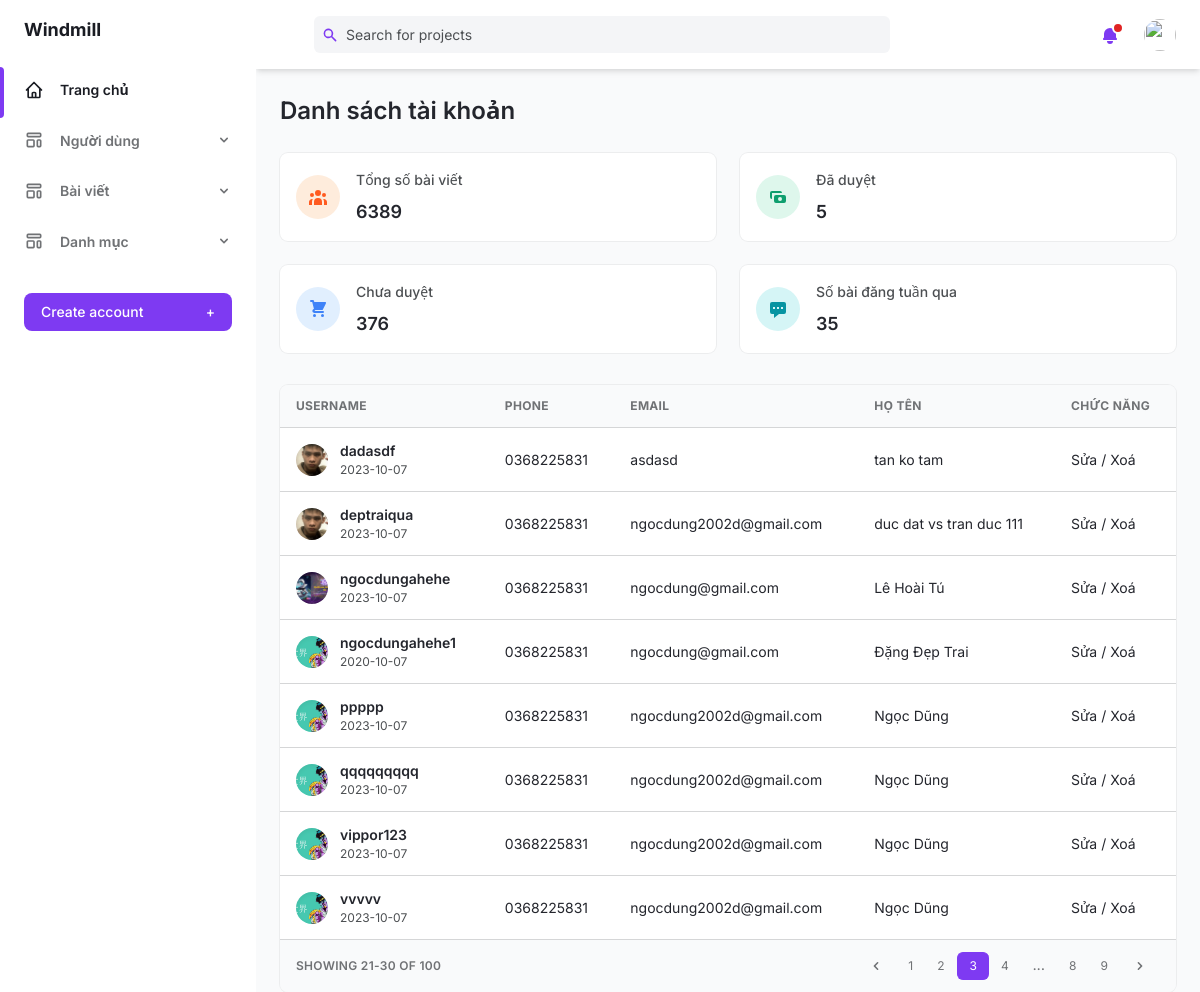
/DoAnTTCN/admin/user_manager/list.php, run on the app's committed database.
### tables this page shows
CREATE TABLE IF NOT EXISTS `tbl_user` (
  `username` varchar(50) NOT NULL DEFAULT '',
  `password` varchar(500) DEFAULT NULL,
  `fullname` varchar(500) DEFAULT NULL,
  `phone` char(10) DEFAULT NULL,
  `email` char(100) DEFAULT NULL,
  `isadmin` bit(1) DEFAULT NULL,
  `avatar` varchar(500) DEFAULT NULL,
  `createddate` date DEFAULT NULL,
  `coverimg` varchar(500) DEFAULT NULL,
  `description` text,
  `sex` int DEFAULT NULL,
  `cccd` varchar(50) DEFAULT NULL,
  `address` varchar(500) DEFAULT NULL,
  PRIMARY KEY (`username`)
);

### DoAnTTCN/admin/user_manager/list.php (the view, shortened to what this page needs)
<?php
include '../config/config.php';
include '../layout/side-bars.php';
$list_user = $conn->query("select * from tbl_user where isadmin = 0");
?>
<div class="flex flex-col flex-1 w-full">
    <?php include '../layout/header.php' ?>
    <main class="h-full overflow-y-auto">
        <div class="container px-6 mx-auto grid">
            <h2 class="my-6 text-2xl font-semibold text-gray-700 dark:text-gray-200">
                Danh sách tài khoản
            </h2>
            <div class="grid gap-6 mb-8 md:grid-cols-2 xl:grid-cols-4">
                <div class="flex items-center p-4 bg-white rounded-lg shadow-xs dark:bg-gray-800">
                    <div
                        class="p-3 mr-4 text-orange-500 bg-orange-100 rounded-full dark:text-orange-100 dark:bg-orange-500">
                    </div>
                    <div>
                        <p class="mb-2 text-sm font-medium text-gray-600 dark:text-gray-400">
                            Tổng số bài viết
                        </p>
                        <p class="text-lg font-semibold text-gray-700 dark:text-gray-200">
                            6389
                        </p>
                    </div>
                </div>
                <div class="flex items-center p-4 bg-white rounded-lg shadow-xs dark:bg-gray-800">
                    <div
                        class="p-3 mr-4 text-green-500 bg-green-100 rounded-full dark:text-green-100 dark:bg-green-500">
                        <svg class="w-5 h-5" fill="currentColor" viewBox="0 0 20 20">
                            <path fill-rule="evenodd"
                                d="M4 4a2 2 0 00-2 2v4a2 2 0 002 2V6h10a2 2 0 00-2-2H4zm2 6a2 2 0 012-2h8a2 2 0 012 2v4a2 2 0 01-2 2H8a2 2 0 01-2-2v-4zm6 4a2 2 0 100-4 2 2 0 000 4z"
                                clip-rule="evenodd"></path>
                        </svg>
                    </div>
                    <div>
                        <p class="mb-2 text-sm font-medium text-gray-600 dark:text-gray-400">
                            Đã duyệt
                        </p>
                        <p class="text-lg font-semibold text-gray-700 dark:text-gray-200">
                            5
                        </p>
                    </div>
                </div>
                <div class="flex items-center p-4 bg-white rounded-lg shadow-xs dark:bg-gray-800">
                    <div class="p-3 mr-4 text-blue-500 bg-blue-100 rounded-full dark:text-blue-100 dark:bg-blue-500">
                    </div>
                    <div>
                        <p class="mb-2 text-sm font-medium text-gray-600 dark:text-gray-400">
                            Chưa duyệt
                        </p>
                        <p class="text-lg font-semibold text-gray-700 dark:text-gray-200">
                            376
                        </p>
                    </div>
                </div>
                <div class="flex items-center p-4 bg-white rounded-lg shadow-xs dark:bg-gray-800">
                    <div class="p-3 mr-4 text-teal-500 bg-teal-100 rounded-full dark:text-teal-100 dark:bg-teal-500">
                        <svg class="w-5 h-5" fill="currentColor" viewBox="0 0 20 20">
                            <path fill-rule="evenodd"
                                d="M18 5v8a2 2 0 01-2 2h-5l-5 4v-4H4a2 2 0 01-2-2V5a2 2 0 012-2h12a2 2 0 012 2zM7 8H5v2h2V8zm2 0h2v2H9V8zm6 0h-2v2h2V8z"
                                clip-rule="evenodd"></path>
                        </svg>
                    </div>
                    <div>
                        <p class="mb-2 text-sm font-medium text-gray-600 dark:text-gray-400">
                            Số bài đăng tuần qua
                        </p>
                        <p class="text-lg font-semibold text-gray-700 dark:text-gray-200">
                            35
                        </p>
                    </div>
                </div>
            </div>
            <div class="w-full overflow-hidden rounded-lg shadow-xs">
                <div class="w-full overflow-x-auto">
                    <table class="w-full whitespace-no-wrap">
                        <thead>
                            <tr
                                class="text-xs font-semibold tracking-wide text-left text-gray-500 uppercase border-b dark:border-gray-700 bg-gray-50 dark:text-gray-400 dark:bg-gray-800">
                                <th class="px-4 py-3">Username</th>
                                <th class="px-4 py-3">Phone</th>
                                <th class="px-4 py-3">Email</th>
                                <th class="px-4 py-3">Họ tên</th>
                                <th class="px-4 py-3">Chức năng</th>
                            </tr>
                        </thead>
                        <tbody class="bg-white divide-y dark:divide-gray-700 dark:bg-gray-800">
                            <?php
                            if ($list_user->num_rows == 0) {
                                echo "'<h3 style = \"color:white \">Không có bài viết nào cả</h3>'";
                            } else {
                                while ($row = $list_user->fetch_assoc()) {
                                    ?>
                                    <tr class="text-gray-700 dark:text-gray-400">
                                        <td class="px-4 py-3">
                                            <div class="flex items-center text-sm">
                                                <div class="relative hidden w-8 h-8 mr-3 rounded-full md:block">
                                                    <img class="object-cover w-full h-full rounded-full"
                                                        src="<?php echo $row['avatar'] ?>" alt="" loading="lazy" />
                                                    <div class="absolute inset-0 rounded-full shadow-inner" aria-hidden="true">
                                                    </div>
                                                </div>
                                                <div>
                                                    <p class="font-semibold">
                                                        <?php echo $row['username'] ?>
                                                    </p>
                                                    <p class="text-xs text-gray-600 dark:text-gray-400">
                                                        <?php echo $row['createddate'] ?>
                                                    </p>
                                                </div>
                                            </div>
                                        </td>
                                        <td class="px-4 py-3 text-sm">
                                            <?php echo $row['phone'] ?>
                                        </td>
                                        <td class="px-4 py-3 text-sm">
                                            <?php echo $row['email'] ?>
                                        </td>
                                        <td class="px-4 py-3 text-sm">
                                            <?php echo $row['fullname'] ?>
                                        </td>
                                        <td class="px-4 py-3 text-sm">
                                            <a
                                                href="/DoAnTTCN/admin/user_manager/edit.php?username=<?php echo $row['username'] ?>">Sửa</a>
                                            /
                                            <a
                                                href="/DoAnTTCN/admin/user_manager/delete.php?username=<?php echo $row['username'] ?>">Xoá</a>
                                        </td>
                                    </tr>
                                    <?php
                                }
                            }
                            ?>
                        </tbody>
                    </table>
                </div>
                <div
                    class="grid px-4 py-3 text-xs font-semibold tracking-wide text-gray-500 uppercase border-t dark:border-gray-700 bg-gray-50 sm:grid-cols-9 dark:text-gray-400 dark:bg-gray-800">
                    <span class="flex items-center col-span-3">
                        Showing 21-30 of 100
                    </span>
                    <span class="col-span-2"></span>
                    <span class="flex col-span-4 mt-2 sm:mt-auto sm:justify-end">
                        <nav aria-label="Table navigation">
                            <ul class="inline-flex items-center">
                                <li>
                                    <button
                                        class="px-3 py-1 rounded-md rounded-l-lg focus:outline-none focus:shadow-outline-purple"
                                        aria-label="Previous">
                                        <svg aria-hidden="true" class="w-4 h-4 fill-current" viewBox="0 0 20 20">
                                            <path
                                                d="M12.707 5.293a1 1 0 010 1.414L9.414 10l3.293 3.293a1 1 0 01-1.414 1.414l-4-4a1 1 0 010-1.414l4-4a1 1 0 011.414 0z"
                                                clip-rule="evenodd" fill-rule="evenodd"></path>
                                        </svg>
                                    </button>
                                </li>
                                <li>
                                    <button class="px-3 py-1 rounded-md focus:outline-none focus:shadow-outline-purple">
                                        1
                                    </button>
                                </li>
                                <li>
                                    <button class="px-3 py-1 rounded-md focus:outline-none focus:shadow-outline-purple">
                                        2
                                    </button>
                                </li>
                                <li>
                                    <button
                                        class="px-3 py-1 text-white transition-colors duration-150 bg-purple-600 border border-r-0 border-purple-600 rounded-md focus:outline-none focus:shadow-outline-purple">
                                        3
                                    </button>
                                </li>
                                <li>
                                    <button class="px-3 py-1 rounded-md focus:outline-none focus:shadow-outline-purple">
                                        4
                                    </button>
                                </li>
                                <li>
                                    <span class="px-3 py-1">...</span>
                                </li>
                                <li>
                                    <button class="px-3 py-1 rounded-md focus:outline-none focus:shadow-outline-purple">
                                        8
                                    </button>
                                </li>
                                <li>
                                    <button class="px-3 py-1 rounded-md focus:outline-none focus:shadow-outline-purple">
                                        9
                                    </button>
                                </li>
                                <li>
                                    <button
                                        class="px-3 py-1 rounded-md rounded-r-lg focus:outline-none focus:shadow-outline-purple"
                                        aria-label="Next">
                                        <svg class="w-4 h-4 fill-current" aria-hidden="true" viewBox="0 0 20 20">
                                            <path
                                                d="M7.293 14.707a1 1 0 010-1.414L10.586 10 7.293 6.707a1 1 0 011.414-1.414l4 4a1 1 0 010 1.414l-4 4a1 1 0 01-1.414 0z"
                                                clip-rule="evenodd" fill-rule="evenodd"></path>
                                        </svg>
                                    </button>
                                </li>
                            </ul>
                        </nav>
                    </span>
                </div>
            </div>
        </div>
    </main>
</div>
</div>
</body>
</html>

### data on the page
tbl_user: avatar (picture), username "dadasdf", createddate "2023-10-07", phone "0368225831", email "asdasd", fullname "tan ko tam"
tbl_user: avatar (picture), username "deptraiqua", createddate "2023-10-07", phone "0368225831", email "ngocdung2002d@gmail.com", fullname "duc dat vs tran duc 111"
tbl_user: avatar (picture), username "ngocdungahehe", createddate "2023-10-07", phone "0368225831", email "ngocdung@gmail.com", fullname "Lê Hoài Tú"
tbl_user: avatar (picture), username "ngocdungahehe1", createddate "2020-10-07", phone "0368225831", email "ngocdung@gmail.com", fullname "Đặng Đẹp Trai"
tbl_user: avatar (picture), username "ppppp", createddate "2023-10-07", phone "0368225831", email "ngocdung2002d@gmail.com", fullname "Ngọc Dũng"
tbl_user: avatar (picture), username "qqqqqqqqq", createddate "2023-10-07", phone "0368225831", email "ngocdung2002d@gmail.com", fullname "Ngọc Dũng"
tbl_user: avatar (picture), username "vippor123", createddate "2023-10-07", phone "0368225831", email "ngocdung2002d@gmail.com", fullname "Ngọc Dũng"
tbl_user: avatar (picture), username "vvvvv", createddate "2023-10-07", phone "0368225831", email "ngocdung2002d@gmail.com", fullname "Ngọc Dũng"
